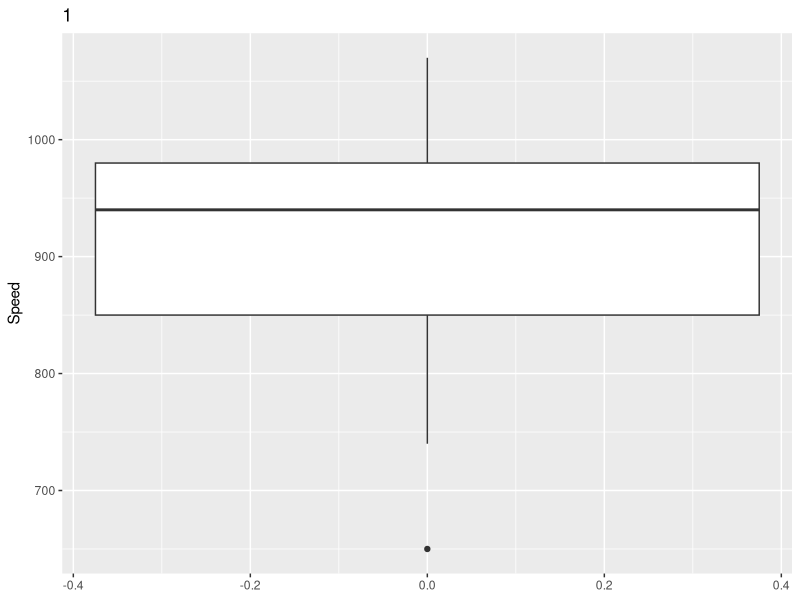
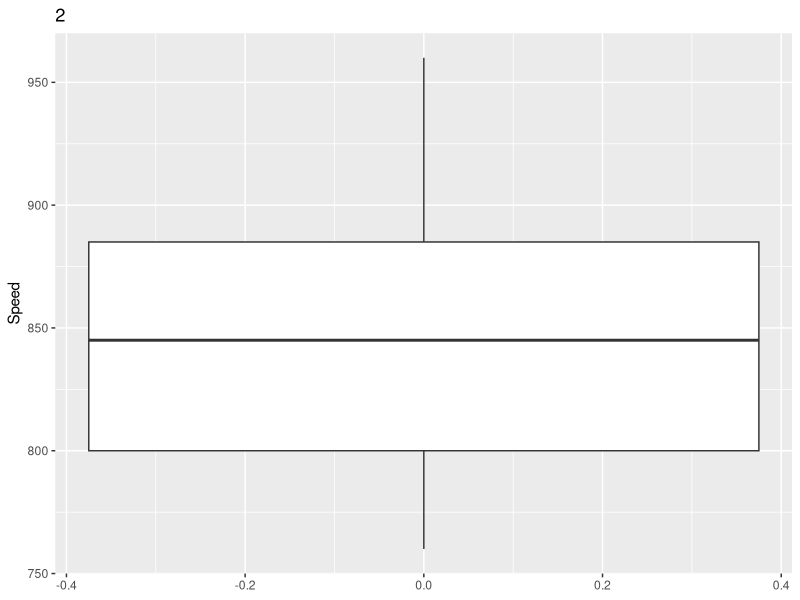
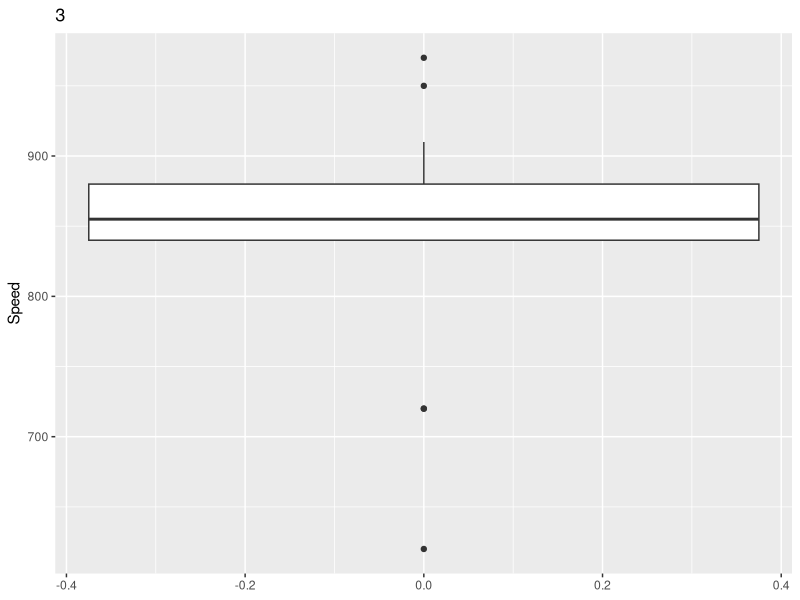
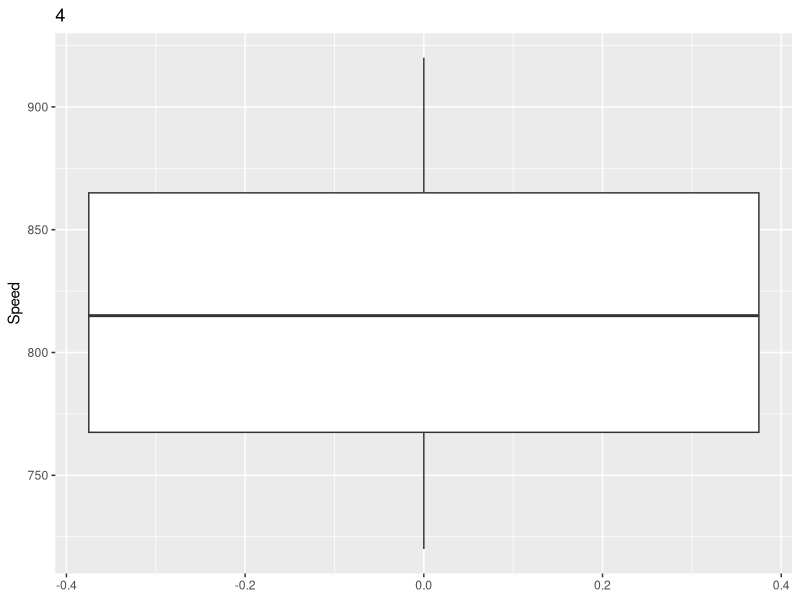
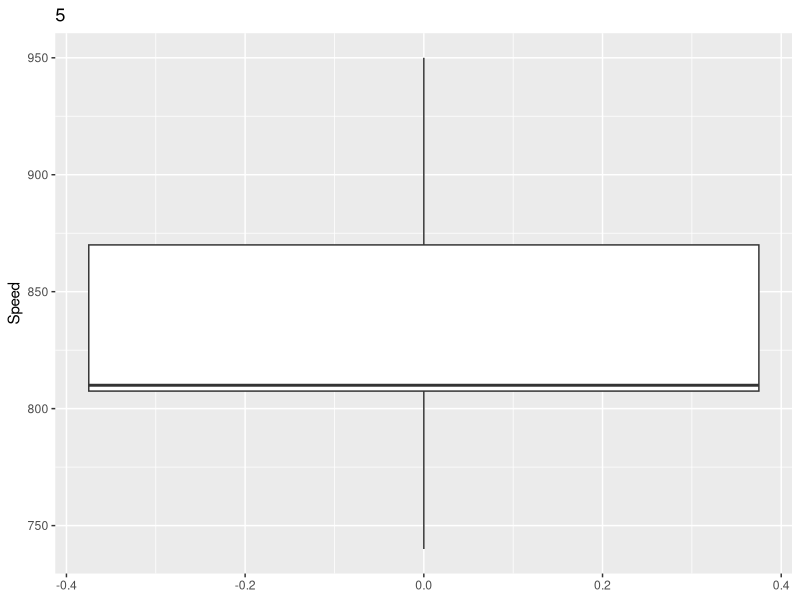
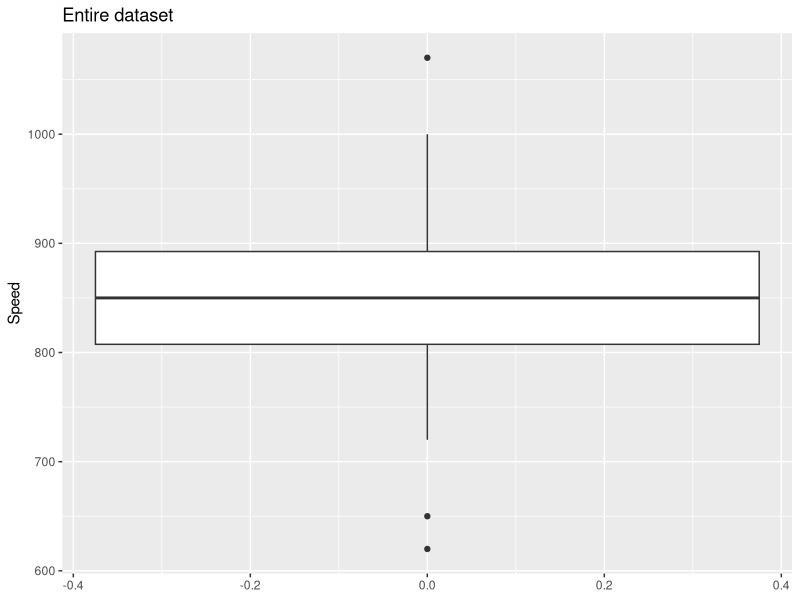
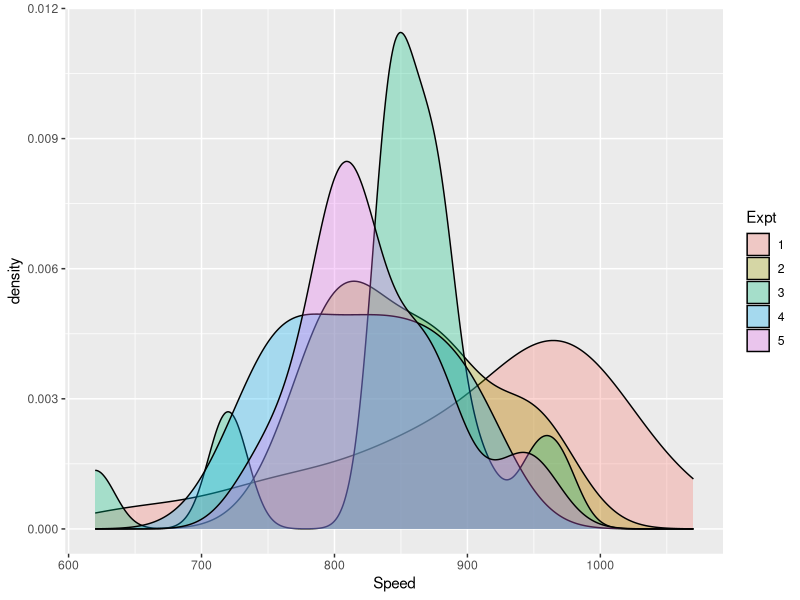
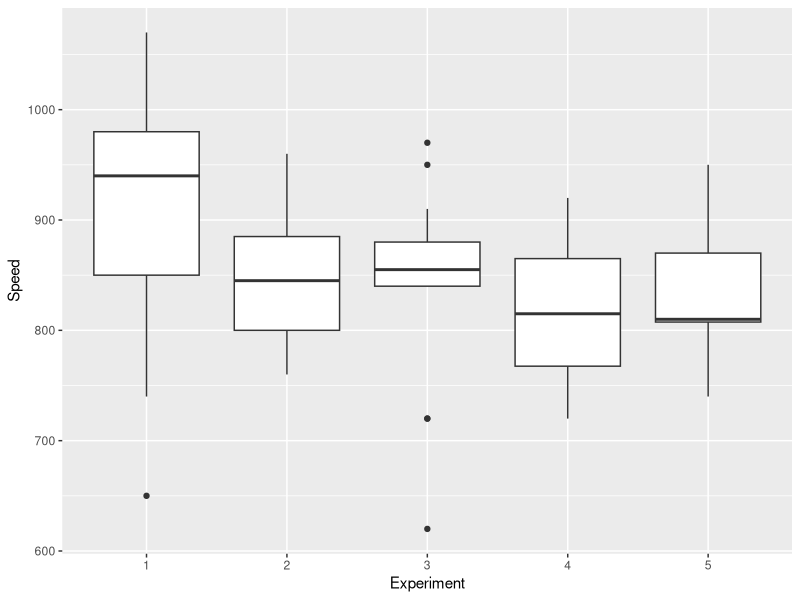

Write the R code that produced these figures, in order.
## ---- chunk 1
knitr::opts_chunk$set(echo = TRUE)
## ---- chunk 2
library(dplyr)
library(ggplot2) #The libraries we will use. 
## ---- chunk 3
data <- read.csv("humans-names.csv")
morleydata <- read.table("morley.dat",header=T)
morley = read.table("morley.dat",header=T)
#Reading in the data
## ---- chunk 4
expt = unique(morley$Expt) #Look at each of the unique Experiments, 1-5
expt.i = expt[1]
mu = c()
std = c()
idx.list = list()
for(expt.i in expt)
{
  morley.i = morley[morley$Expt==expt.i,]
  print(ggplot(morley.i,aes(y=Speed)) + geom_boxplot() + ggtitle(expt.i))
  q1 = quantile(morley.i$Speed, 0.25) #First quantile
  q3 = quantile(morley.i$Speed, 0.75) #Third quantile
  IQR = 1.5*(q3-q1) #Calculate inter-quartile range then multiply by 1.5 for outlier bounds
  
  idx = which(morley.i$Speed < (q1 - IQR) | morley.i$Speed > (q3+IQR))
  #print(IQR)
  idx.list = c(idx.list, list(idx)) 
  print(morley.i$Speed[idx]) # outliers are 1.5*IQR above or below Q3/Q1 respectively
  
}
ggplot(morley,aes(y=Speed)) + geom_boxplot() + ggtitle("Entire dataset")
## ---- chunk 5
morleydata$Expt <- as.factor(morleydata$Expt) #Set Expt as a factor rather than a number
#morley2$Expt = as.factor(morley2$Expt)
morleydata%>% ggplot(aes(x = Speed, fill = Expt))+
  geom_density(alpha = 0.3)
#This density plot gives an overview of all 5 experiments and how their shapes compare
## ---- chunk 6
morleydata%>% group_by(Run) %>%  ggplot(aes(x = Expt, y = Speed))+
  geom_boxplot()+
  xlab("Experiment") #Boxplots for all 5 of the experiments, showing range of the data and outliers
## ---- chunk 7
i=1
index = c()
for (expt.i in expt)
{
  idx.expt = which(morley$Expt==expt.i)
  idx = idx.expt[1] + idx.list[[i]]-1
  i=i+1
  index = c(index,idx) #creating a list of outliers
}
index = setdiff(1:nrow(morley),index) #removing outliers from the data
morley2 = morley[index,]
## ---- chunk 8
morley2%>% group_by(Run) %>%  ggplot(aes(x = Expt, y = Speed))+
  geom_boxplot()+
  xlab("Experiment") #Boxplots with the new data set without outliers. 
## ---- chunk 9
morley2$Expt = as.factor(morley2$Expt)
morley2%>% ggplot(aes(x = Speed, fill = Expt))+
  geom_density(alpha = 0.3)

## ---- chunk 10
model <- aov(Speed~Expt, data=morley2) #simple ANOVA
summary(model)
## ---- chunk 11

library(stringdist) 
data = read.csv('humans-names.csv')
names = unique(data$Name) # Look at all of the unique names in the data
data.2 = data
correct.names = c('James','David','Barbara','John','Michael','William','Elizabeth','Joseph','Jessica','Susan','Patricia','Robert','Linda','Mary','Marie','Jennifer','Richard','Jon') #Not misspelled
names.mat = outer(correct.names,names,function(x,y){stringdist(x,y)}) #applying stringdist func
idx = apply(names.mat,2,function(x){which(x<=2)}) #setting x <= 2
for(i in 1:length(names))
{
  if(length(idx[[i]])==1)
    data.2$Name[data$Name==names[i]] = correct.names[idx[[i]]] #No correction made
  else
  {  
    if(names[i]=='eJohn') #Common misspellings and how to correct them
      data.2$Name[data$Name==names[i]] = 'John'
    else if(names[i]=='ohn')
      data.2$Name[data$Name==names[i]] = 'John'
    else if(names[i]=='Jeon')
      data.2$Name[data$Name==names[i]] = 'Jon'
    else if(names[i]=='Johen')
      data.2$Name[data$Name==names[i]] = 'John'
    else if(names[i]=='Mari')
      data.2$Name[data$Name==names[i]] = 'Marie'
    else if(names[i]=='oJhn')
      data.2$Name[data$Name==names[i]] = 'John'
    else if(names[i]=='Joh')
      data.2$Name[data$Name==names[i]] = 'John'
    else if(names[i]=='Maire')
      data.2$Name[data$Name==names[i]] = 'Marie'
    else if(names[i]=='on')
      data.2$Name[data$Name==names[i]] = 'Jon'
    else if(names[i]=='Marei')
      data.2$Name[data$Name==names[i]] = 'Marie'
    else if(names[i]=='Mar')
      data.2$Name[data$Name==names[i]] = 'Mary'
     else if(names[i]=='Jhn')
      data.2$Name[data$Name==names[i]] = 'John'
    else if(names[i]=='Maire')
      data.2$Name[data$Name==names[i]] = 'Marie'
    else if(names[i]=='Jn')
      data.2$Name[data$Name==names[i]] = 'Jon'
    else if(names[i]=='Marey')
      data.2$Name[data$Name==names[i]] = 'Mary'
    else if(names[i]=='Jhon')
      data.2$Name[data$Name==names[i]] = 'John'
     else if(names[i]=='Jonh')
      data.2$Name[data$Name==names[i]] = 'John'
    else if(names[i]=='Joen')
      data.2$Name[data$Name==names[i]] = 'Jon'
    else if(names[i]=='Jo')
      data.2$Name[data$Name==names[i]] = 'Jon'
   
  }
}
print(data.2$Name[!data.2$Name%in%correct.names])
## ---- chunk 12
names = data$Name[!data$Name%in%correct.names] #The names that are definitely not correct
correct = data.2$Name[!data$Name%in%correct.names] #The names that are definitely correct
dist = data.frame(correct,stringdist(names,correct,method='dl')) #Distance between them
colnames(dist)= c('Name','distance')
ggplot(dist,aes(x=distance,group=Name)) + geom_histogram(binwidth=1)+xlab('Number of mistakes')+facet_wrap(Name~.) +ggtitle('Histogram of number of spelling mistakes for each name.')
## ---- chunk 13
names = unique(data$Name) #All of the unique names in the data
clean.data = function(data)
{
  data.3 = data
  
  correct.names = unique(data$Name[1:100]) #assume the first 100 names are correct
  names.mat = outer(correct.names,names,function(x,y){stringdist(x,y)})
  idx = apply(names.mat,2,function(x){which(x<=2)}) # set x<=2
  for(i in 1:length(names))
  {
    data.3$Name[data$Name==names[i]] = correct.names[idx[[i]]][1] #Make corrections
  }
  return(data.3) 
}
data.3 = clean.data(data)
acc=length(data.3$Name[data.3$Name==data.2$Name])/length(data.3$Name)*100 #Looking at the proportions that match
print('Accuracy:')
print(sprintf('%f%s',acc,'%'))
